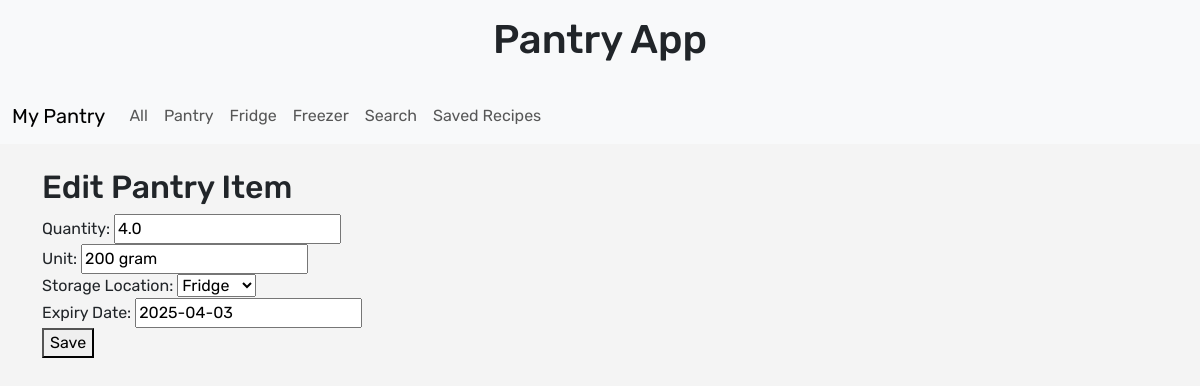
The app's page /pantry/edit/8/ with its own data.
### pantry/models.py (models this page shows, shortened)
class PantryItem(models.Model):
    STORAGE_CHOICES = [
        ('pantry', 'Pantry'),
        ('fridge', 'Fridge'),
        ('freezer', 'Freezer'),
    ]
    user = models.ForeignKey(User, on_delete=models.CASCADE)
    ingredient = models.ForeignKey('Ingredient', on_delete=models.CASCADE)
    quantity = models.FloatField()
    unit = models.CharField(max_length=20)
    storage_location = models.CharField(max_length=10, choices=STORAGE_CHOICES)
    expiry_date = models.CharField(max_length=20, blank=True, null=True)

### pantry/views.py (the view, shortened to what this page needs)
# urls.py: path('pantry/edit/<int:item_id>/', views.edit_pantry_item, name='edit_pantry_item'),
def edit_pantry_item(request, item_id):
    item = get_object_or_404(PantryItem, id=item_id)
    return render(request, 'pantry/edit_pantry_item.html', {'item': item})

### pantry/templates/pantry/edit_pantry_item.html (shortened to what this page needs)
{% extends 'pantry/base.html' %}
{% block content %}
<h2>Edit Pantry Item</h2>
<form method="post">
    <label>Quantity:</label>
    <input type="text" name="quantity" value="{{ item.quantity }}"><br>
    <label>Unit:</label>
    <input type="text" name="unit" value="{{ item.unit }}"><br>
    <label>Storage Location:</label>
    <select name="storage_location">
        <option value="fridge" {% if item.storage_location == "fridge" %}selected{% endif %}>Fridge</option>
    </select><br>
    <label>Expiry Date:</label>
    <input type="text" name="expiry_date" value="{{ item.expiry_date }}"><br>
    <button type="submit">Save</button>
</form>
{% endblock %}

### pantry/static/css/pantry.css (style rules this page uses)
body { font-family: 'Rubik', sans-serif; background-color: #f4f4f4; margin: 0; padding: 0; }

### records on screen
PantryItem: quantity "4.0", unit "200 gram", storage_location "Fridge", expiry_date "2025-04-03"
